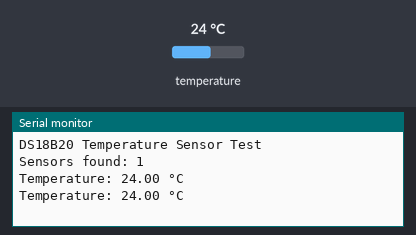
A sketch run on a simulated Arduino Uno, built with avr-gcc and run on an emulated ATmega328P. Parts: the last lines printed to the serial monitor. The inputs (shaded band) are chosen by the test bench; at power-on: temperature 24 °C.

Above: at 3.3 s.
3.4 s: temperature set to 12 °C
At 5.4 s:
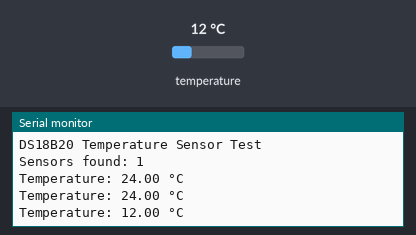
5.9 s: temperature set to 19 °C
At 6.7 s:
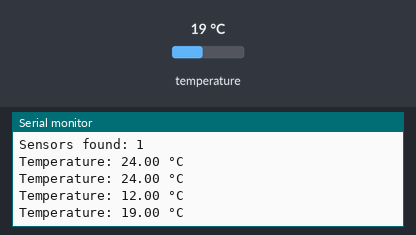
Timing chart, 0 to 8.9 s (numbered marks = the images above; inputs shaded):
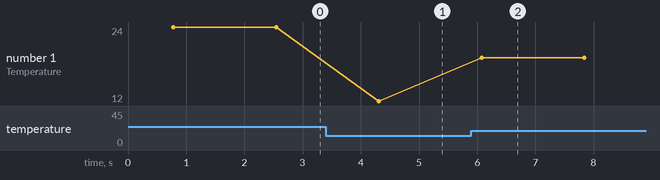

The sketch:

DS18B20_Temperature_test_code.ino
```cpp
#include <OneWire.h>
#include <DallasTemperature.h>

#define TEMP_PIN 4

OneWire oneWire(TEMP_PIN);
DallasTemperature sensors(&oneWire);

void setup() {

  Serial.begin(115200);

  sensors.begin();

  Serial.println("DS18B20 Temperature Sensor Test");

  Serial.print("Sensors found: ");
  Serial.println(sensors.getDeviceCount());
}

void loop() {

  sensors.requestTemperatures();

  float temperature =
      sensors.getTempCByIndex(0);

  Serial.print("Temperature: ");

  if (temperature == DEVICE_DISCONNECTED_C) {

    Serial.println("SENSOR DISCONNECTED");

  } else {

    Serial.print(temperature, 2);
    Serial.println(" °C");
  }

  delay(1000);
}
```

Measured:
- after the input at 3.4 s, the serial monitor: prints a new line after 0.91 s (image 1)
- after the input at 5.9 s, the serial monitor: prints a new line after 0.17 s (image 2)
- plotted number 1: 24 → 12 after the input at 3.4 s, 12 → 19 after the input at 5.9 s
